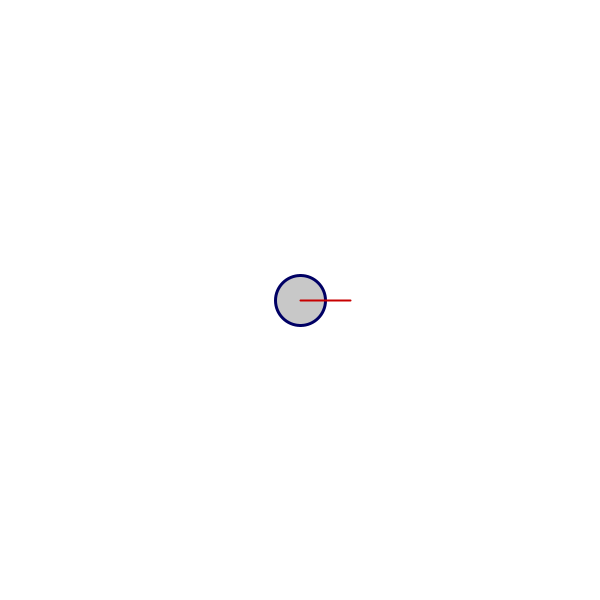
Frame 1 (no input)
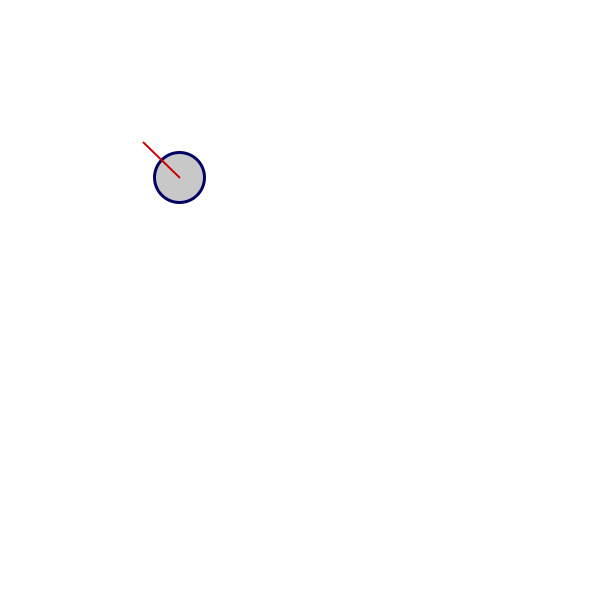
Frame 60 (the mouse pressed at the canvas centre just before this capture)
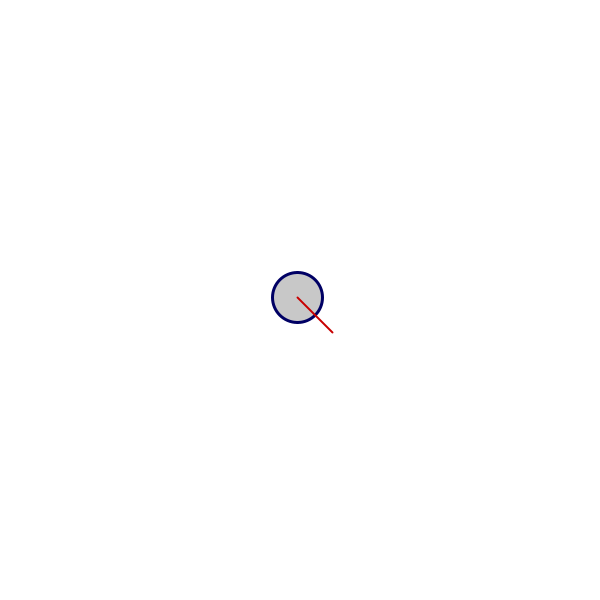
Frame 120 (the mouse held since frame 60 and released just before this capture)

The Processing sketch that drew these frames (run headless with seeded random() and noise(); from frame 60 on, the mouse is pressed at the canvas centre):

// Processing sketch: control_velocidad_basico
// ── control_velocidad_basico.pde
int radio = 50;
PVector pos,vel;
float tam_vel = 5;
float dt = 0.3;
float modulo_vel = 10;

void setup(){
  size(600,600);
  pos = new PVector(width/2, height/2);
  vel = new PVector(1,0);
  vel.normalize();
  vel.mult(modulo_vel);
}

void draw(){
  background(255);
  
  stroke (0,0,100); //cambia el color de la barra
  strokeWeight(3);
  fill(200);
  ellipse(pos.x, pos.y, radio, radio);
  
  stroke (200,0,0); //cambia el color de la barra
  strokeWeight(2);
  line(pos.x, pos.y, pos.x + vel.x * tam_vel, pos.y + vel.y * tam_vel);
  
  //Actualizamos la posicion a vel constante
  pos.add(PVector.mult(vel, dt));
  
  //Actualizamos la vel a partir del mouse
  PVector mouse = new PVector(mouseX,mouseY);
  vel = PVector.sub(mouse,pos);
  vel.normalize();
  vel.mult(modulo_vel);
   
  // Limites:
  if(pos.x > width)
    pos.x = 0;
  
  
}
